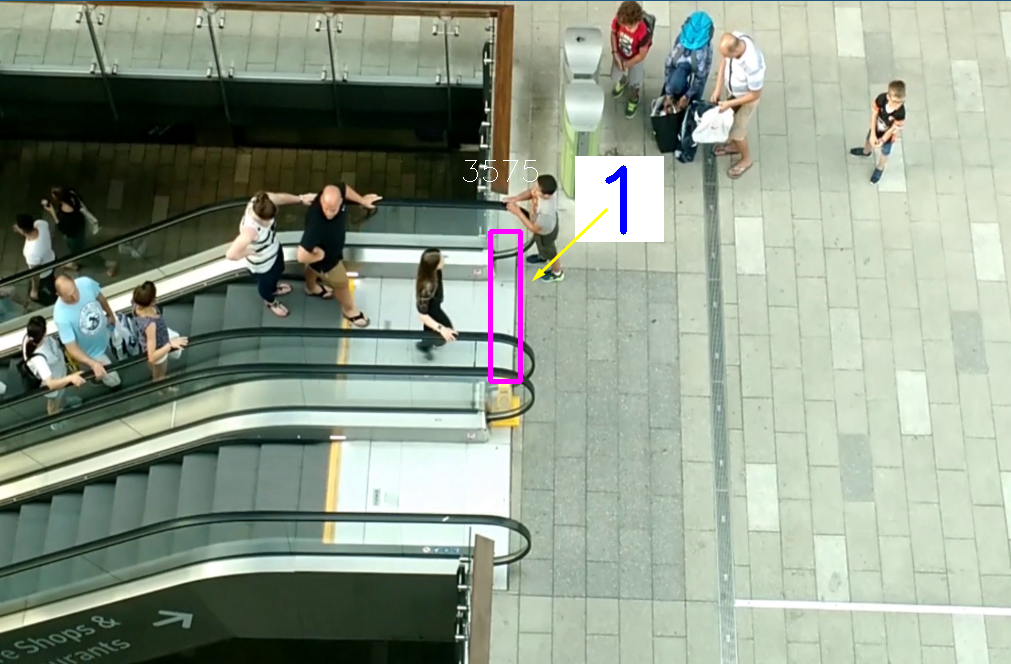
#> input picture contador-pessoas/image.png, 1011 x 664 px, given in place of area-pessoas.mp4, which was not available
$ python main.py
#> lines starting #> are read from the running program, lines starting #| are printed output that depends on the picture; after the words box and inside, x2 and y2 are one past the last pixel; in counts of white or black regions, pixels touching at a corner belong together; pictures that were not available may be replaced by others from this repository, and a replacement may not be noted
import cv2
import numpy as np

def main():
    video = cv2.VideoCapture('contador-pessoas/area-pessoas.mp4')
    contador = 0
    liberado = False

    while True:
        ret, img = video.read()
#> img is the input picture: shape (664, 1011, 3); mean B, G, R 138.8, 155.3, 143.9
        if not ret:
            break

        img = cv2.resize(img, (1100, 720))
#> img: shape (720, 1100, 3)
        imgGray = cv2.cvtColor(img, cv2.COLOR_RGB2GRAY)
        x, y, w, h = 490, 230, 30, 150
        imgTh = cv2.adaptiveThreshold(imgGray, 255, cv2.ADAPTIVE_THRESH_GAUSSIAN_C, cv2.THRESH_BINARY_INV, 11, 12)
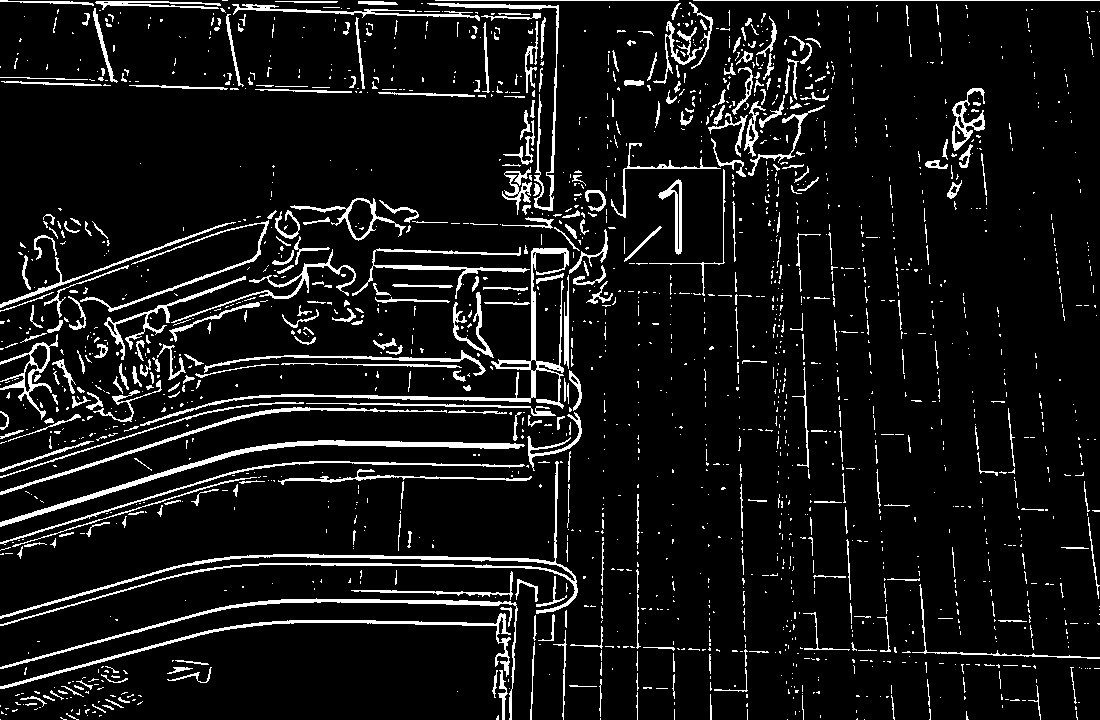
#> imgTh: shape (720, 1100); 8.2% white in thin lines or dots
        kernel = np.ones((8, 8), np.uint8)
        imgDil = cv2.dilate(imgTh, kernel, iterations=2)
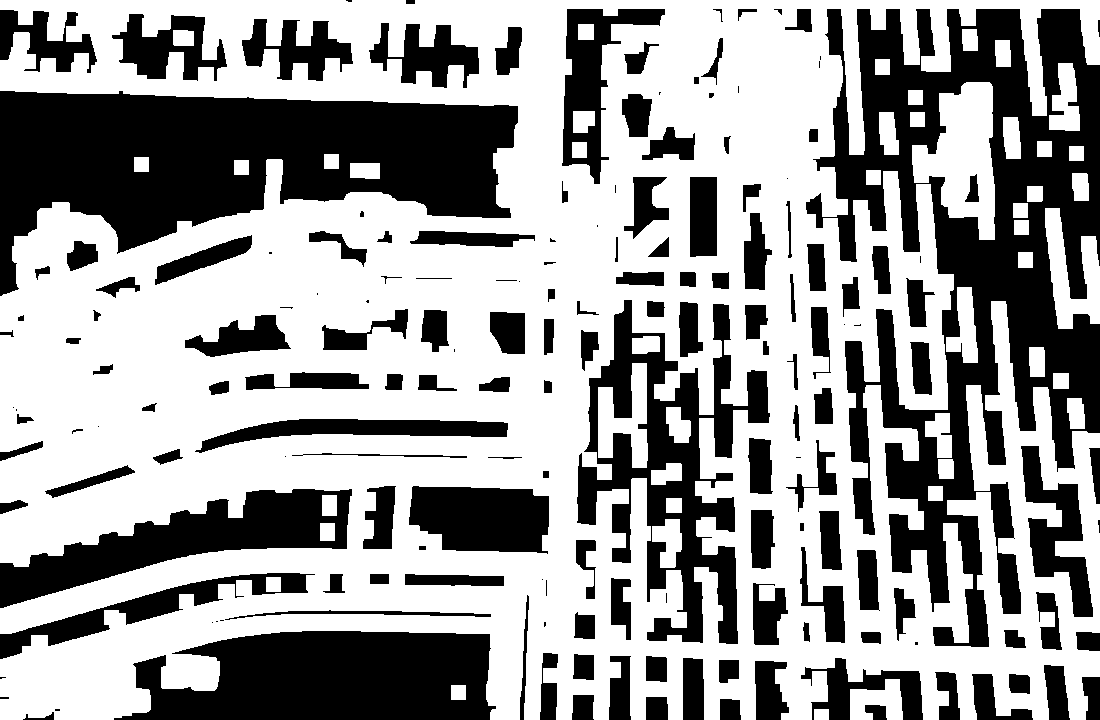
#> imgDil: shape (720, 1100); 60.8% white; 174 black regions (35 under 20 px), largest, box (x1, y1, x2, y2) and area: (806, 9, 1100, 647) 76595, (0, 91, 518, 296) 57610, (114, 631, 496, 720) 26653

        recorte = imgDil[y:y+h, x:x+w]
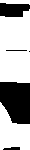
#> recorte: shape (150, 30); 67% white; 5 black regions (1 under 20 px), largest, box (x1, y1, x2, y2) and area: (0, 82, 30, 124) 1077, (0, 3, 30, 17) 346, (3, 147, 20, 150) 42, (6, 50, 27, 51) 21
        brancos = cv2.countNonZero(recorte)
#> brancos = 3013

        if brancos > 4000 and liberado == True:
            contador += 1
        if brancos < 4000:
            liberado = True
        else:
            liberado = False

        if liberado == False:
            cv2.rectangle(img, (x, y), (x + w, y + h), (0, 255, 0), 4)
        else:
            cv2.rectangle(img, (x, y), (x + w, y + h), (255, 0, 255), 4)
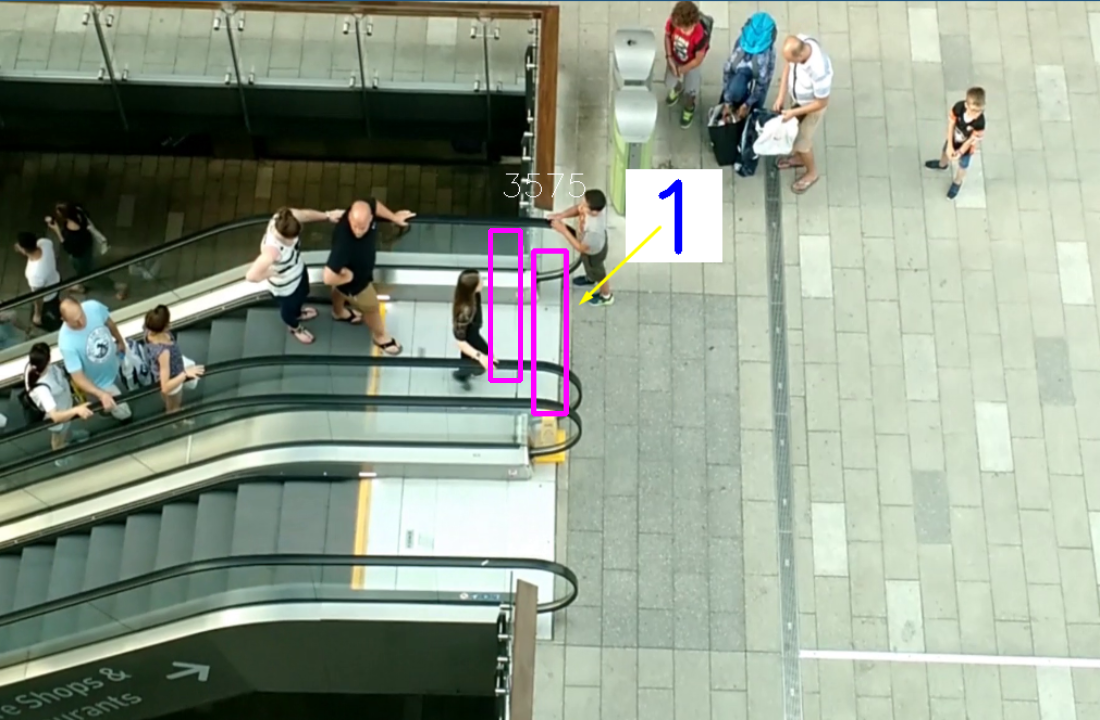
#> img: shape (720, 1100, 3); mean B, G, R 138.8, 154.8, 144

        cv2.rectangle(imgTh, (x, y), (x + w, y + h), (255, 255, 255), 6)
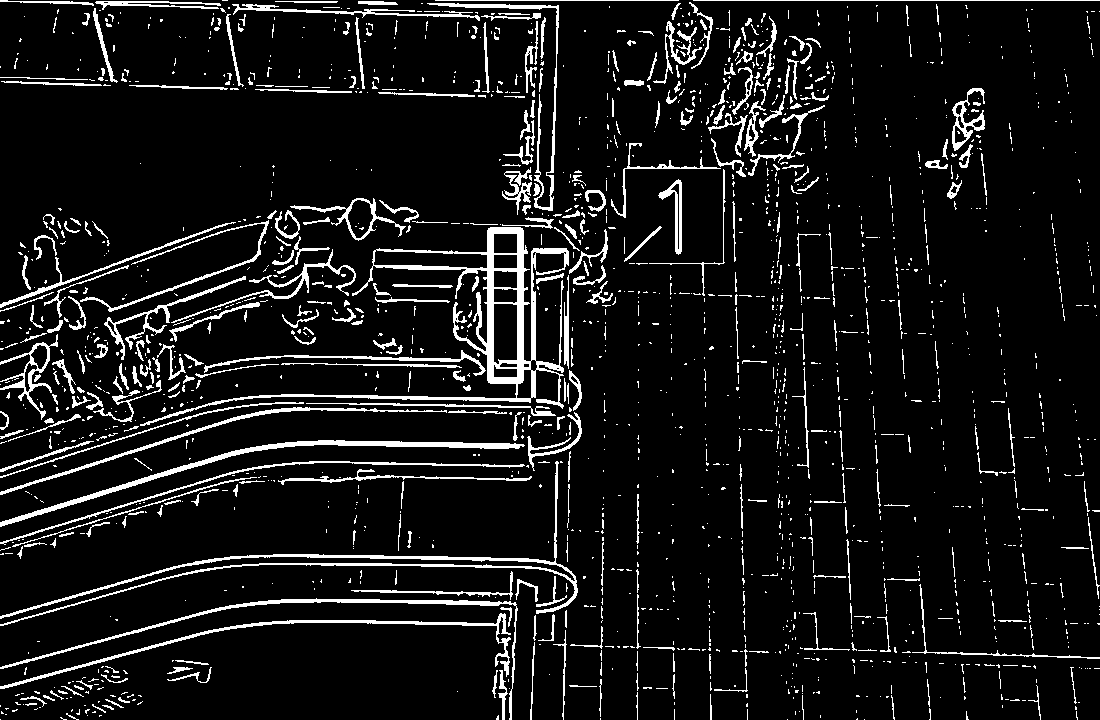
#> imgTh: shape (720, 1100); 8.5% white; 1883 white regions (1501 under 20 px), largest, box (x1, y1, x2, y2) and area: (140, 227, 569, 426) 7031, (0, 461, 578, 626) 3553, (0, 440, 525, 527) 2680
        cv2.putText(img, str(brancos), (x - 30, y - 50), cv2.FONT_HERSHEY_SIMPLEX, 1, (255, 255, 255), 1)
#> img: shape (720, 1100, 3); 0.02% of pixels changed, all inside (x1, y1, x2, y2) = (463, 159, 538, 181)
        cv2.rectangle(img, (575, 155), (575 + 88, 155 + 85), (255, 255, 255), -1)
        cv2.putText(img, str(contador), (x + 100, y), cv2.FONT_HERSHEY_SIMPLEX, 3, (255, 0, 0), 5)

        # Adiciona a mensagem "Pressione 'Q' para sair" em vermelho no canto superior esquerdo
        cv2.putText(img, "Pressione 'Q' para sair!", (20, 40), cv2.FONT_HERSHEY_SIMPLEX, 1, (0, 0, 255), 2)
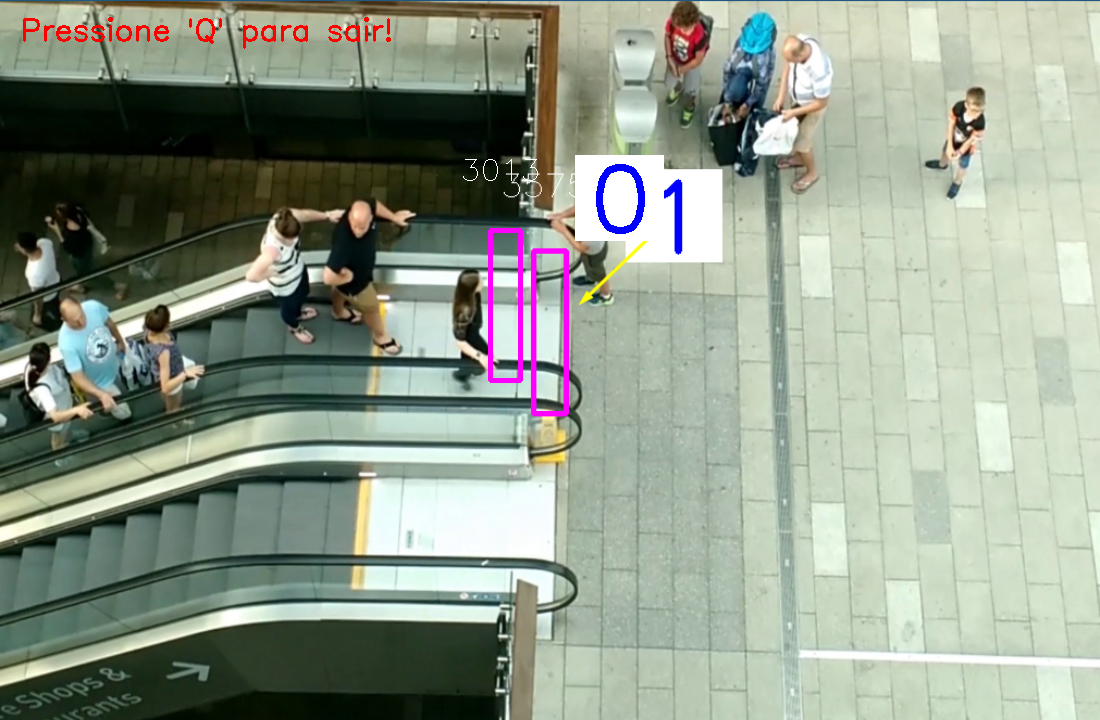
#> img: shape (720, 1100, 3); mean B, G, R 139.2, 154.4, 144.5

        cv2.imshow('video original', img)

        # Aguarda 20 milissegundos para a próxima iteração do loop
        key = cv2.waitKey(20)
#> (key q is pressed here)

        # Verifica se a tecla 'q' foi pressionada para sair do loop
        if key == ord('q'):
            break

    # Libera o vídeo e fecha todas as janelas abertas do OpenCV
    video.release()
    cv2.destroyAllWindows()

if __name__ == "__main__":
    main()
